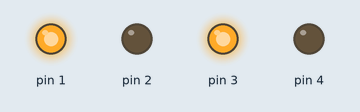
Simulated run of this sketch. Board: Arduino Uno, built with avr-gcc and run on an emulated ATmega328P. On the bench: output pins drawn as LEDs (lit = HIGH).

Above: at 0.1 s.
Timing chart, 0 to 1.6 s (numbered marks = the images above):
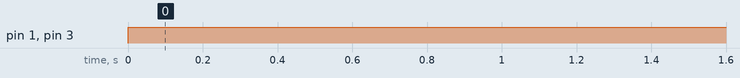

The sketch:

test_silnika.ino
```cpp
void setup() {
pinMode(1,OUTPUT);
pinMode(2,OUTPUT);
pinMode(3,OUTPUT);
pinMode(4,OUTPUT);
}

void loop() {
  digitalWrite(1,HIGH);
  digitalWrite(2,LOW);
  digitalWrite(3,HIGH);
  digitalWrite(4,LOW);

}
```

Measured:
- by itself, pin 1, pin 3: LOW → HIGH at 0.00 s
